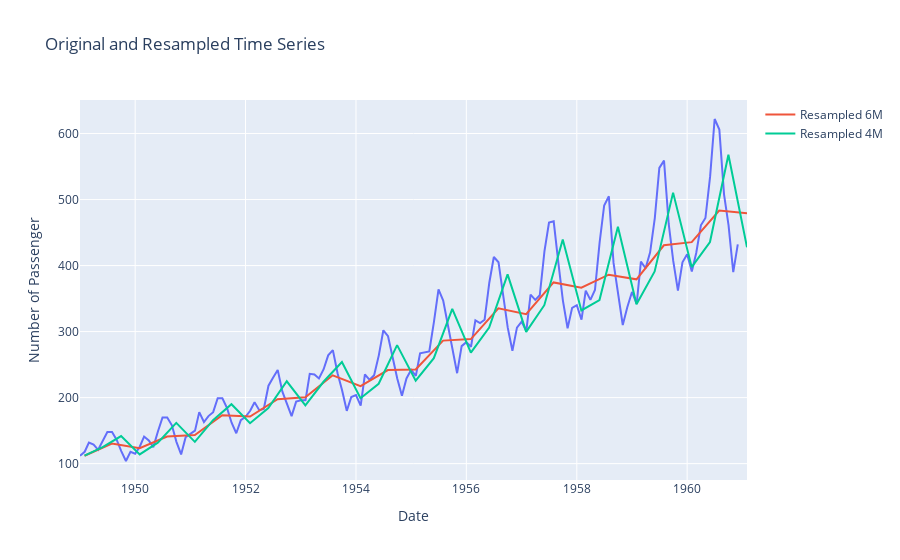

The code cell stored with this chart in its notebook:
### Code cell
fig = px.line(
    df,
    x=df.index,
    y="Number of Passenger",
    title="Original and Resampled Time Series",
)
fig.add_scatter(
    x=df_resampled_6m.index,
    y=df_resampled_6m["Number of Passenger"],
    mode="lines",
    name="Resampled 6M",
)
fig.add_scatter(
    x=df_resampled_4m.index,
    y=df_resampled_4m["Number of Passenger"],
    mode="lines",
    name="Resampled 4M",
)
fig.show()

### Figure 1 — Plotly figure (JSON) as saved in the notebook; plotly's stock layout.template omitted (floating-point values rounded to 4 significant figures; data arrays with more than 128 entries replaced by an {"elided": "..."} marker saying what was removed)
{"data": [{"hovertemplate": "Date=%{x}<br>Number of Passenger=%{y}<extra></extra>", "legendgroup": "", "line": {"color": "#636efa", "dash": "solid"}, "mode": "lines", "name": "", "orientation": "v", "showlegend": false, "type": "scatter", "x": {"elided": "144 str values"}, "xaxis": "x", "y": {"elided": "144 int values"}, "yaxis": "y"}, {"mode": "lines", "name": "Resampled 6M", "type": "scatter", "x": ["1949-01-31T00:00:00", "1949-07-31T00:00:00", "1950-01-31T00:00:00", "1950-07-31T00:00:00", "1951-01-31T00:00:00", "1951-07-31T00:00:00", "1952-01-31T00:00:00", "1952-07-31T00:00:00", "1953-01-31T00:00:00", "1953-07-31T00:00:00", "1954-01-31T00:00:00", "1954-07-31T00:00:00", "1955-01-31T00:00:00", "1955-07-31T00:00:00", "1956-01-31T00:00:00", "1956-07-31T00:00:00", "1957-01-31T00:00:00", "1957-07-31T00:00:00", "1958-01-31T00:00:00", "1958-07-31T00:00:00", "1959-01-31T00:00:00", "1959-07-31T00:00:00", "1960-01-31T00:00:00", "1960-07-31T00:00:00", "1961-01-31T00:00:00"], "y": [112, 130.5, 123.3, 141, 143.3, 173.3, 171.3, 197.5, 200.7, 233.8, 217.5, 241.7, 242.5, 286.3, 288.7, 335.3, 326.3, 374.5, 366.5, 386.2, 379.2, 430.7, 435.5, 483.3, 479.4]}, {"mode": "lines", "name": "Resampled 4M", "type": "scatter", "x": ["1949-01-31T00:00:00", "1949-05-31T00:00:00", "1949-09-30T00:00:00", "1950-01-31T00:00:00", "1950-05-31T00:00:00", "1950-09-30T00:00:00", "1951-01-31T00:00:00", "1951-05-31T00:00:00", "1951-09-30T00:00:00", "1952-01-31T00:00:00", "1952-05-31T00:00:00", "1952-09-30T00:00:00", "1953-01-31T00:00:00", "1953-05-31T00:00:00", "1953-09-30T00:00:00", "1954-01-31T00:00:00", "1954-05-31T00:00:00", "1954-09-30T00:00:00", "1955-01-31T00:00:00", "1955-05-31T00:00:00", "1955-09-30T00:00:00", "1956-01-31T00:00:00", "1956-05-31T00:00:00", "1956-09-30T00:00:00", "1957-01-31T00:00:00", "1957-05-31T00:00:00", "1957-09-30T00:00:00", "1958-01-31T00:00:00", "1958-05-31T00:00:00", "1958-09-30T00:00:00", "1959-01-31T00:00:00", "1959-05-31T00:00:00", "1959-09-30T00:00:00", "1960-01-31T00:00:00", "1960-05-31T00:00:00", "1960-09-30T00:00:00", "1961-01-31T00:00:00"], "y": [112, 125, 141.8, 114, 131.8, 161.8, 133, 165.8, 190, 161.2, 184.2, 224.8, 188.2, 224, 254, 199, 221, 279.5, 225.8, 259.8, 334.5, 268.2, 306.2, 386.8, 299.5, 340, 439.5, 332, 347.8, 458.8, 341.5, 391, 510.5, 397.8, 435.8, 567.8, 427.7]}], "layout": {"legend": {"tracegroupgap": 0}, "title": {"text": "Original and Resampled Time Series"}, "xaxis": {"anchor": "y", "domain": [0, 1], "title": {"text": "Date"}}, "yaxis": {"anchor": "x", "domain": [0, 1], "title": {"text": "Number of Passenger"}}}}
